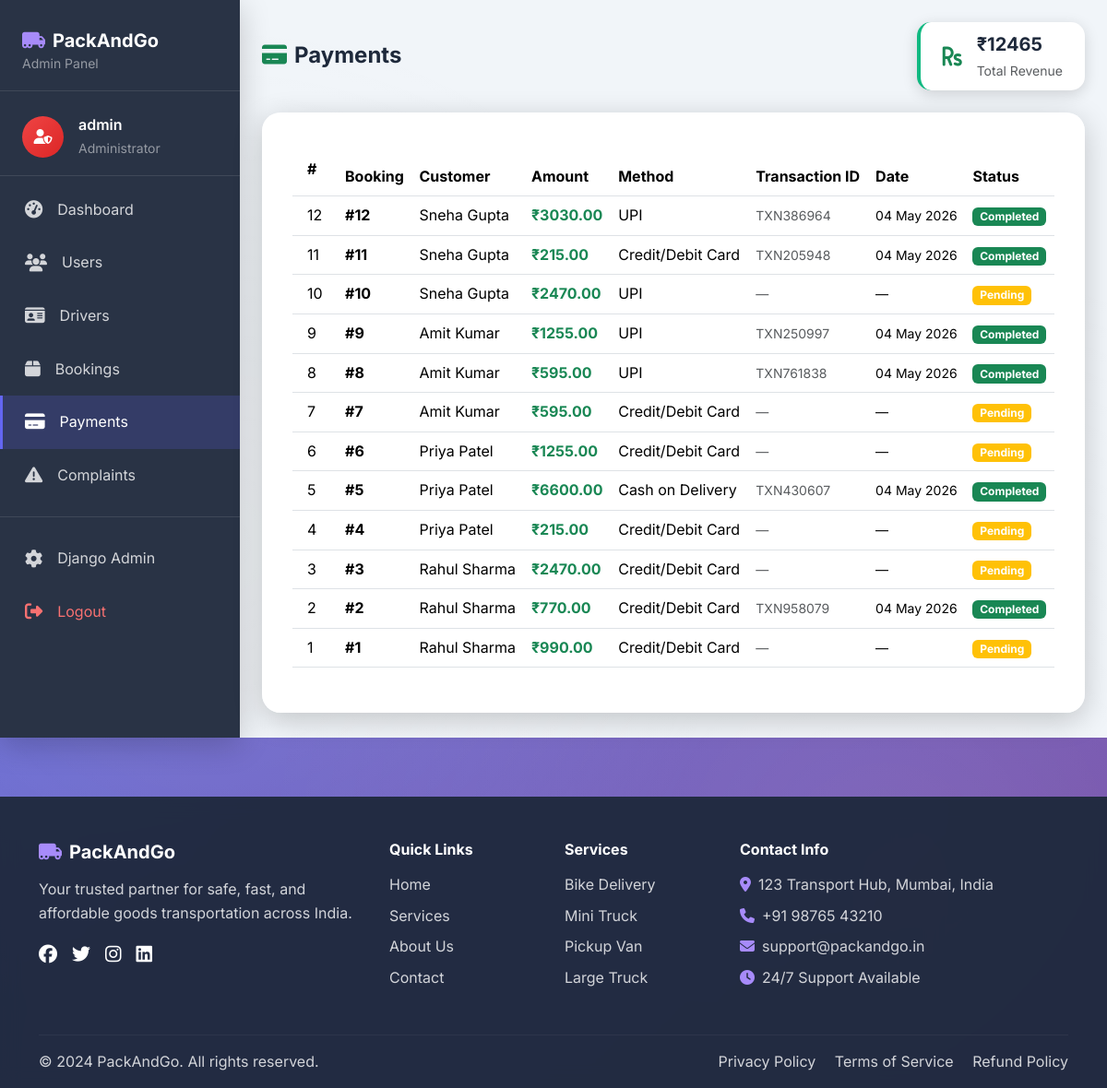
The page /admin-panel/payments/ (signed in) on the database as committed earlier.
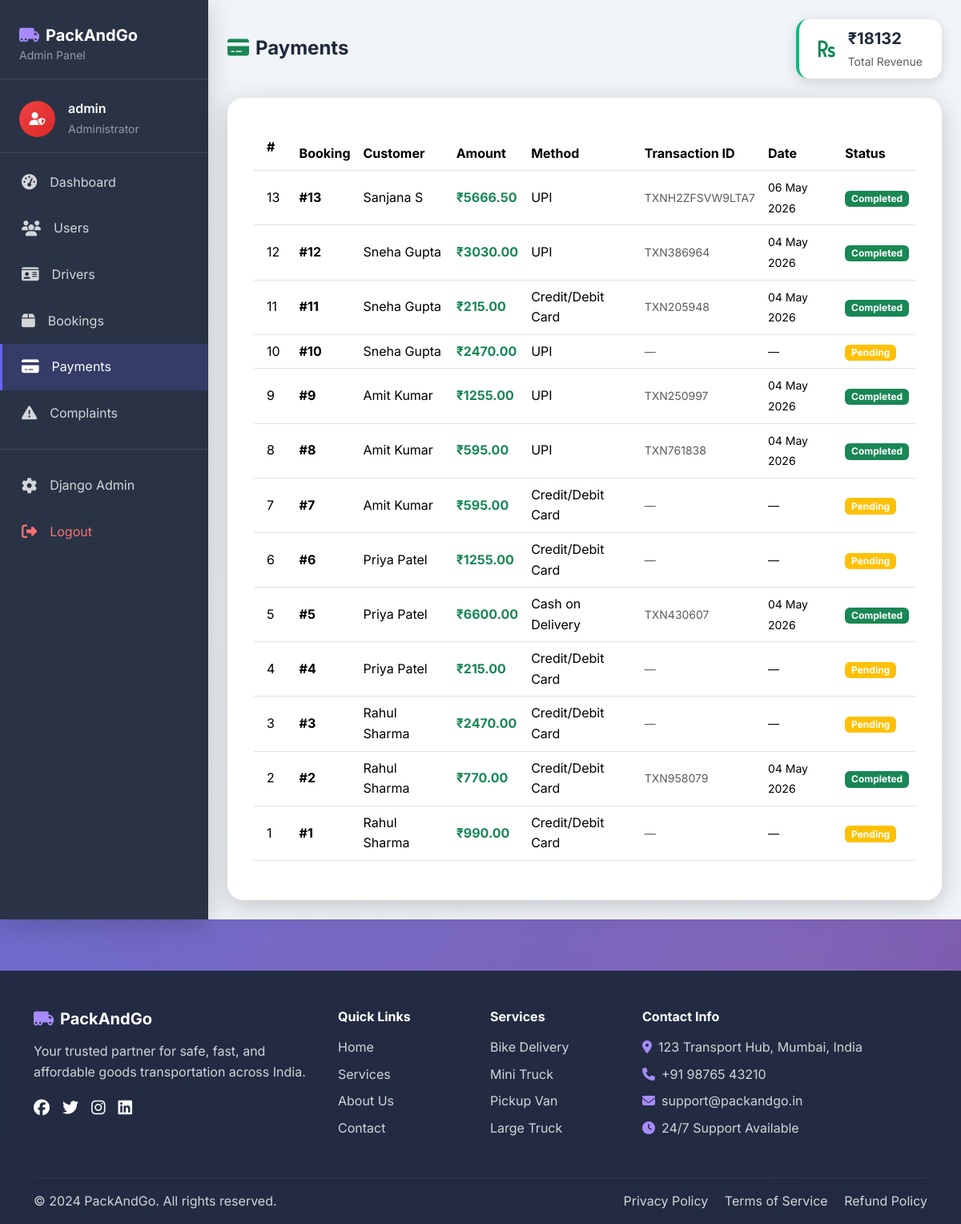
The same page on the database as committed later.
### core/models.py (models this page shows, shortened)
class Payment(models.Model):
    METHOD_CHOICES = [
        ('cash', 'Cash on Delivery'),
        ('upi', 'UPI'),
        ('card', 'Credit/Debit Card'),
        ('netbanking', 'Net Banking'),
        ('wallet', 'Wallet'),
    ]
    STATUS_CHOICES = [
        ('pending', 'Pending'),
        ('completed', 'Completed'),
        ('failed', 'Failed'),
        ('refunded', 'Refunded'),
    ]
    booking = models.OneToOneField(Booking, on_delete=models.CASCADE, related_name='payment')
    amount = models.DecimalField(max_digits=10, decimal_places=2)
    payment_method = models.CharField(max_length=20, choices=METHOD_CHOICES, default='cash')
    payment_status = models.CharField(max_length=20, choices=STATUS_CHOICES, default='pending')
    transaction_id = models.CharField(max_length=100, blank=True)
    paid_at = models.DateTimeField(null=True, blank=True)
    created_at = models.DateTimeField(auto_now_add=True)

class Booking(models.Model):
    STATUS_CHOICES = [
        ('pending', 'Pending'),
        ('confirmed', 'Confirmed'),
        ('picked_up', 'Picked Up'),
        ('in_transit', 'In Transit'),
        ('delivered', 'Delivered'),
        ('cancelled', 'Cancelled'),
    ]
    user = models.ForeignKey(User, on_delete=models.CASCADE, related_name='bookings')
    driver = models.ForeignKey(Driver, on_delete=models.SET_NULL, null=True, blank=True, related_name='jobs')
    pickup_location = models.CharField(max_length=255)
    drop_location = models.CharField(max_length=255)
    pickup_city = models.CharField(max_length=100, blank=True)
    drop_city = models.CharField(max_length=100, blank=True)
    item_description = models.TextField()
    vehicle_type = models.CharField(max_length=20, choices=VEHICLE_CHOICES)
    booking_date = models.DateField()
    delivery_date = models.DateField(null=True, blank=True)
    status = models.CharField(max_length=20, choices=STATUS_CHOICES, default='pending')
    estimated_price = models.DecimalField(max_digits=10, decimal_places=2, default=0)
    distance_km = models.DecimalField(max_digits=8, decimal_places=2, default=0)
    item_image = models.ImageField(upload_to='bookings/', blank=True, null=True)
    special_instructions = models.TextField(blank=True)
    created_at = models.DateTimeField(auto_now_add=True)
    updated_at = models.DateTimeField(auto_now=True)
    class Meta:
        ordering = ['-created_at']

### core/views.py (the view)
# urls.py: path('admin-panel/payments/', views.admin_payments, name='admin_payments'),
@admin_required
def admin_payments(request):
    payments = Payment.objects.select_related('booking__user').order_by('-created_at')
    total_revenue = payments.filter(payment_status='completed').aggregate(
        total=Sum('amount'))['total'] or 0
    paginator = Paginator(payments, 15)
    page = request.GET.get('page', 1)
    return render(request, 'admin_panel/payments.html', {
        'payments': paginator.get_page(page),
        'total_revenue': total_revenue,
    })

### core/views.py (called while the page is built)
def admin_required(view_func):
    @functools.wraps(view_func)
    def wrapper(request, *args, **kwargs):
        if not request.user.is_authenticated or not (request.user.is_staff or request.user.is_superuser):
            messages.error(request, 'Admin access required.')
            return redirect('login')
        return view_func(request, *args, **kwargs)
    return wrapper

### templates/admin_panel/payments.html (shortened to what this page needs)
{% extends 'base.html' %}
{% block content %}
<div class="d-flex" style="min-height: 100vh; background: #f1f5f9;">
    {% include 'components/admin_sidebar.html' %}
    <div class="flex-grow-1 p-4">
        <div class="d-flex align-items-center justify-content-between mb-4">
            <div>
                <h4 class="fw-bold d-inline mb-0"><i class="fas fa-credit-card me-2 text-success"></i>Payments</h4>
            </div>
            <div class="stat-card d-inline-flex align-items-center gap-3 py-2 px-4" style="border-left-color: #10b981;">
                <i class="fas fa-rupee-sign text-success fs-4"></i>
                <div>
                    <div class="fw-bold fs-5">₹{{ total_revenue|floatformat:0 }}</div>
                    <small class="text-muted">Total Revenue</small>
                </div>
            </div>
        </div>
        <div class="glass-card">
            <div class="table-responsive">
                <table class="table table-hover align-middle">
                    <thead style="background: linear-gradient(135deg, #667eea 0%, #764ba2 100%); color:white;">
                        <tr>
                            <th class="py-3 px-3">#</th>
                            <th>Booking</th>
                            <th>Customer</th>
                            <th>Amount</th>
                            <th>Method</th>
                            <th>Transaction ID</th>
                            <th>Date</th>
                            <th>Status</th>
                        </tr>
                    </thead>
                    <tbody>
                        {% for payment in payments %}
                        <tr>
                            <td class="px-3">{{ payment.id }}</td>
                            <td><strong>#{{ payment.booking.id }}</strong></td>
                            <td>{{ payment.booking.user.get_full_name|default:payment.booking.user.username }}</td>
                            <td><strong class="text-success">₹{{ payment.amount }}</strong></td>
                            <td>{{ payment.get_payment_method_display }}</td>
                            <td><small class="text-muted">{{ payment.transaction_id|default:"—" }}</small></td>
                            <td><small>{{ payment.paid_at|date:"d M Y"|default:"—" }}</small></td>
                            <td>
                                {% if payment.payment_status == 'completed' %}
                                <span class="badge bg-success">Completed</span>
                                {% elif payment.payment_status == 'pending' %}
                                <span class="badge bg-warning">Pending</span>
                                {% elif payment.payment_status == 'failed' %}
                                <span class="badge bg-danger">Failed</span>
                                {% else %}
                                <span class="badge bg-info">Refunded</span>
                                {% endif %}
                            </td>
                        </tr>
                        {% empty %}
                        <tr><td colspan="8" class="text-center py-4 text-muted">No payments found</td></tr>
                        {% endfor %}
                    </tbody>
                </table>
            </div>
        </div>
    </div>
</div>
{% endblock %}

Rows that differ between the two databases and show on the page:
added Payment: id "13", booking.id "13", booking.user.get_full_name "Sanjana S", amount "5666.50", payment_method "UPI", transaction_id "TXNH2ZFSVW9LTA7", paid_at "06 May 2026", payment_status "Completed"
Other text that changed with them:
{{ total_revenue|floatformat:0 }}: "12465" → "18132"
